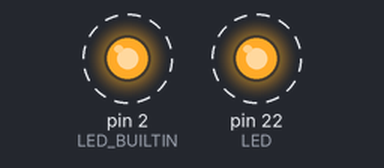
The sketch below on a simulated Arduino Mega 2560, built with avr-gcc and run on an emulated ATmega2560. Parts: output pins drawn as LEDs (lit = HIGH). Dashed ring = blinking.

Above: at 0.5 s.
Timing chart, 0 to 4.6 s (numbered marks = the images above):
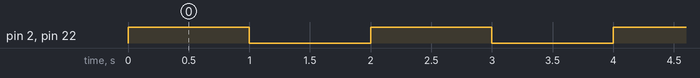

Measured:
- by itself, pin 2 (LED_BUILTIN), pin 22 (LED): alternates HIGH for 1.0 s and LOW for 1.0 s

The sketch:

Atividade2-3.ino
```cpp
const int LED = 22;  // Led externo no pino 22
int LED_BUILTIN = 2; // Led interno

void setup() {
  pinMode(LED, OUTPUT);
  pinMode(LED_BUILTIN, OUTPUT);
}

void loop() {
  digitalWrite(LED, HIGH);
  digitalWrite(LED_BUILTIN, HIGH);
  delay(1000);
  digitalWrite(LED, LOW);
  digitalWrite(LED_BUILTIN, LOW);
  delay(1000);
}
```
